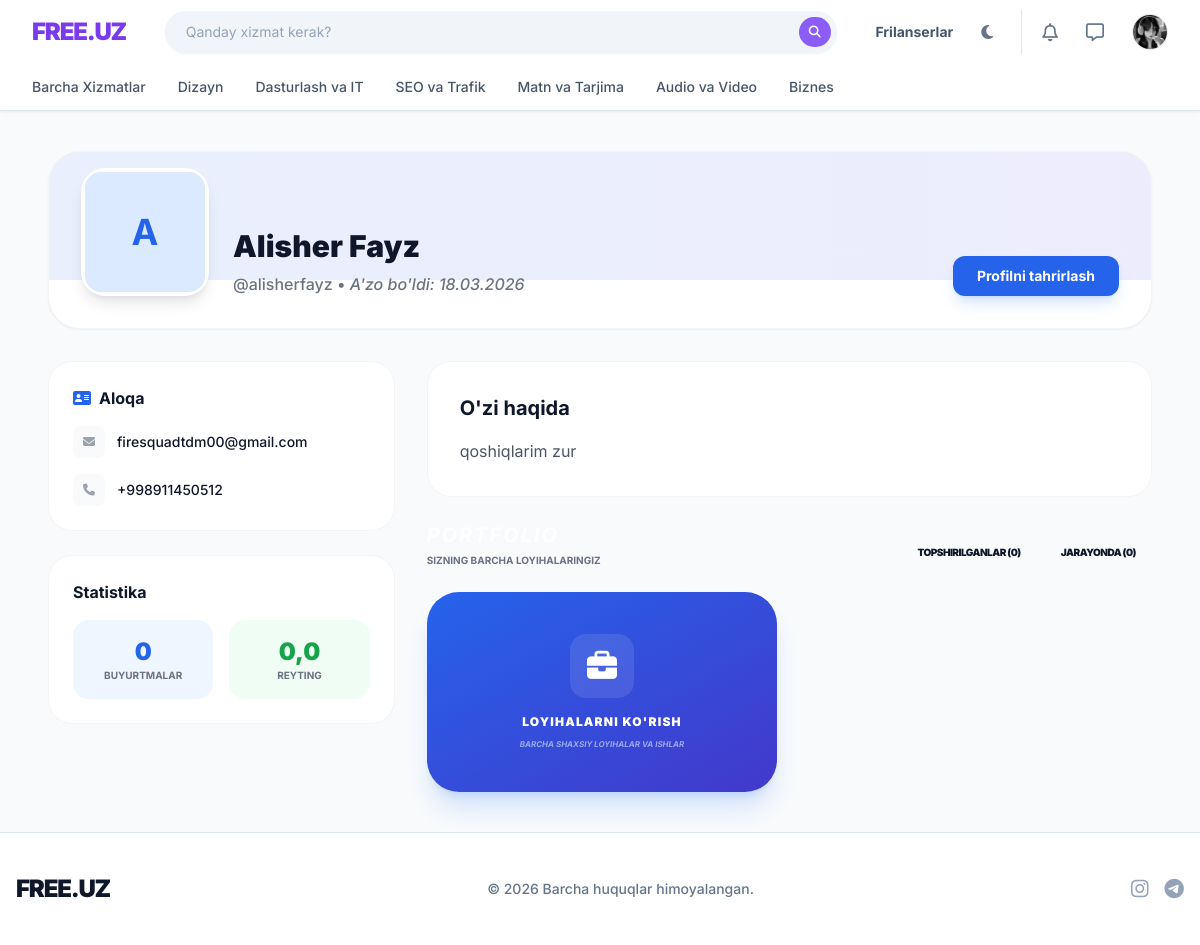
The page /profile/alisherfayz/ (signed in) on the database as committed earlier.
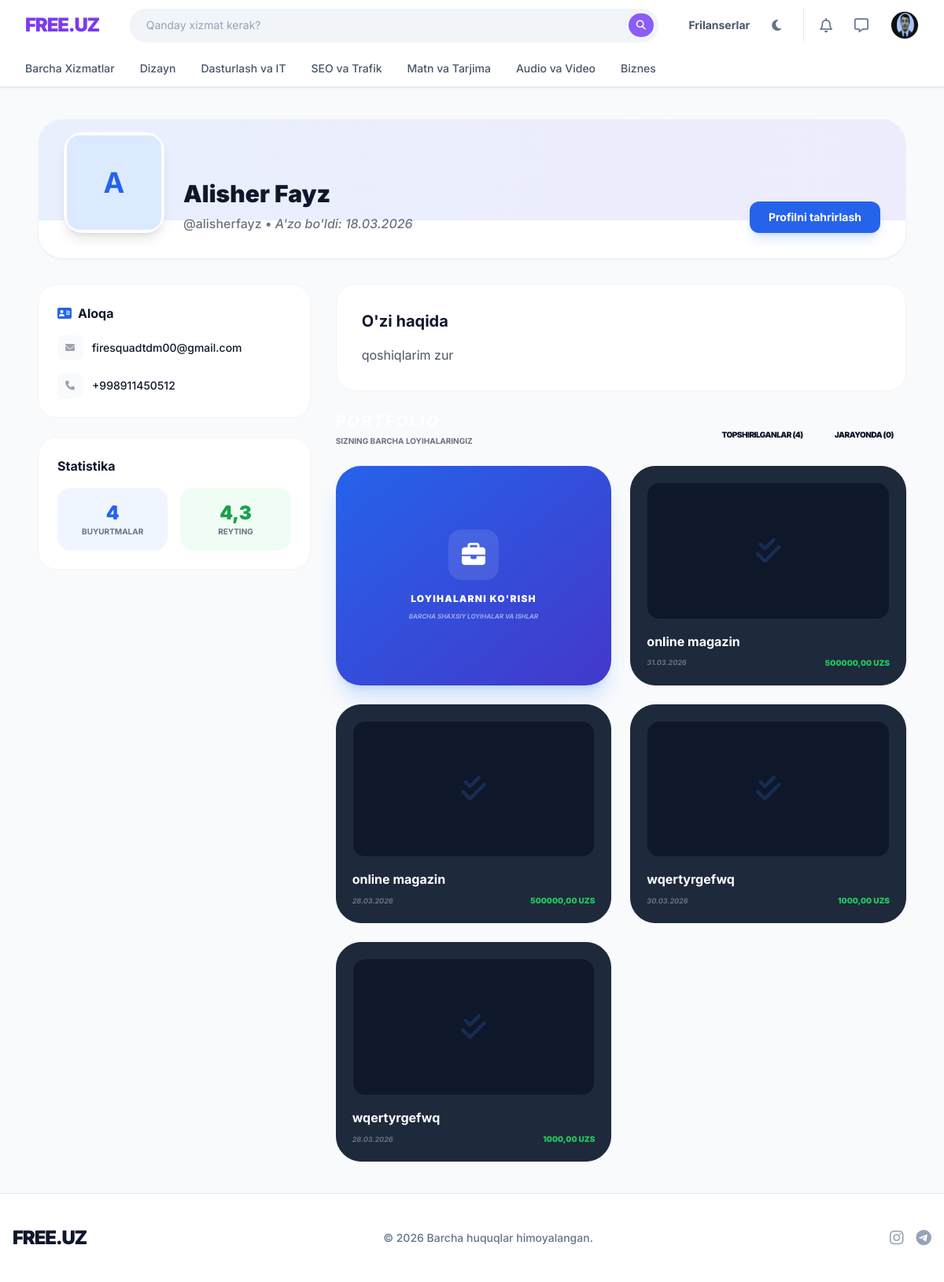
The same page on the database as committed later.
### Client/models.py (models this page shows, shortened)
class User(AbstractUser):
    ROLE_CLIENT    = 'client'
    ROLE_DEVELOPER = 'developer'
    ROLE_ADMIN     = 'admin'
    ROLE_CHOICES   = [
        (ROLE_CLIENT,    'Mijoz'),
        (ROLE_DEVELOPER, 'Dasturchi'),
        (ROLE_ADMIN,     'Admin'),
    ]
    email         = models.EmailField(unique=True, verbose_name='Email')
    role          = models.CharField(max_length=20, choices=ROLE_CHOICES, default=ROLE_CLIENT)
    avatar        = models.ImageField(upload_to='avatars/', blank=True, null=True)
    phone         = models.CharField(max_length=20, blank=True, null=True)
    company       = models.CharField(max_length=200, blank=True, null=True)
    bio           = models.TextField(max_length=1000, blank=True, null=True)
    portfolio_url = models.URLField(blank=True, null=True)
    skills        = models.JSONField(default=list, blank=True, null=True)
    contact_public = models.BooleanField(default=True)
    is_verified   = models.BooleanField(default=False)
    is_blocked    = models.BooleanField(default=False)
    block_reason  = models.TextField(blank=True, null=True)
    created_at    = models.DateTimeField(auto_now_add=True)
    updated_at    = models.DateTimeField(auto_now=True)
    USERNAME_FIELD  = 'email'
    REQUIRED_FIELDS = ['username', 'first_name', 'last_name']
    class Meta:
        verbose_name = 'Foydalanuvchi'
        verbose_name_plural = 'Foydalanuvchilar'
    @property
    def is_developer(self): return self.role == self.ROLE_DEVELOPER

class Order(models.Model):
    STATUS_PENDING   = 'pending'
    STATUS_ACTIVE    = 'active'
    STATUS_DELIVERED = 'delivered'
    STATUS_COMPLETED = 'completed'
    STATUS_REVISION  = 'revision'
    STATUS_DISPUTE   = 'dispute'
    STATUS_CANCELLED = 'cancelled'
    STATUS_REFUNDED  = 'refunded'
    STATUS_CHOICES = [
        (STATUS_PENDING,   'Kutilmoqda'),
        (STATUS_ACTIVE,    'Faol'),
        (STATUS_DELIVERED, 'Topshirildi'),
        (STATUS_COMPLETED, 'Tugallandi'),
        (STATUS_REVISION,  'Tuzatish'),
        (STATUS_DISPUTE,   'Nizoli'),
        (STATUS_CANCELLED, 'Bekor qilindi'),
        (STATUS_REFUNDED,  'Qaytarildi'),
    ]
    id           = models.UUIDField(primary_key=True, default=uuid.uuid4, editable=False)
    client       = models.ForeignKey(User, on_delete=models.CASCADE, related_name='client_orders')
    developer    = models.ForeignKey(User, on_delete=models.CASCADE, related_name='developer_orders')
    service      = models.ForeignKey(Service, on_delete=models.PROTECT, related_name='orders')
    status       = models.CharField(max_length=20, choices=STATUS_CHOICES, default=STATUS_PENDING)
    requirements = models.TextField(max_length=3000, blank=True, null=True)
    price        = models.DecimalField(max_digits=12, decimal_places=2)
    deadline     = models.DateField(blank=True, null=True)
    accepted_at  = models.DateTimeField(blank=True, null=True)
    delivered_at = models.DateTimeField(blank=True, null=True)
    completed_at = models.DateTimeField(blank=True, null=True)
    cancelled_at = models.DateTimeField(blank=True, null=True)
    cancel_reason  = models.TextField(blank=True, null=True)
    revision_reason = models.TextField(blank=True, null=True)
    dispute_reason  = models.TextField(blank=True, null=True)
    created_at   = models.DateTimeField(auto_now_add=True)
    updated_at   = models.DateTimeField(auto_now=True)
    class Meta:
        verbose_name = 'Buyurtma'
        verbose_name_plural = 'Buyurtmalar'
        ordering = ['-created_at']

class Service(models.Model):
    developer    = models.ForeignKey(User, on_delete=models.CASCADE, related_name='services')
    category     = models.ForeignKey(Category, on_delete=models.SET_NULL, null=True, blank=True, related_name='services')
    title        = models.CharField(max_length=200)
    description  = models.TextField(max_length=3000)
    price        = models.DecimalField(max_digits=12, decimal_places=2, validators=[MinValueValidator(1000)])
    duration_days = models.PositiveIntegerField(default=7)
    is_active    = models.BooleanField(default=True)
    views_count  = models.PositiveIntegerField(default=0)
    orders_count = models.PositiveIntegerField(default=0)
    created_at   = models.DateTimeField(auto_now_add=True)
    updated_at   = models.DateTimeField(auto_now=True)
    class Meta:
        verbose_name = 'Xizmat'
        verbose_name_plural = 'Xizmatlar'
        ordering = ['-created_at']

### Client/views.py (the view)
# urls.py: path('profile/<str:username>/',           views.ProfileDetailView.as_view(),    name='profile_detail'),
class ProfileDetailView(View):
    def get(self, request, username):
        profile = get_object_or_404(User, username=username)
        ctx = {'target_user': profile}
        if profile.is_developer:
            orders = Order.objects.filter(developer=profile)
            ctx['completed_orders'] = orders.filter(status='completed')
            ctx['in_progress_orders'] = orders.filter(status='in_progress')
            ctx['returned_orders'] = orders.filter(status='returned')
            ctx['reviews'] = Review.objects.filter(developer=profile).order_by('-created_at')[:10]
            ctx['avg_rating'] = Review.objects.filter(developer=profile).aggregate(avg=Avg('rating'))['avg']
        return render(request, 'users/profile_detail.html', ctx)

### templates/users/profile_detail.html (shortened to what the changed rows need)
{% extends 'base.html' %}
{% block content %}
<div class="py-10 max-w-6xl mx-auto px-4">
    <div class="bg-white dark:bg-gray-800 rounded-[2rem] p-8 shadow-sm border border-gray-100 dark:border-gray-700 relative overflow-hidden mb-8">
        <div class="relative flex flex-col md:flex-row items-center md:items-end gap-6">
            <div class="w-32 h-32 bg-white dark:bg-gray-700 p-1 rounded-3xl shadow-lg -mt-4">
                <div class="w-full h-full bg-blue-100 dark:bg-gray-600 rounded-2xl flex items-center justify-center text-4xl font-bold text-blue-600">
                    {{ target_user.username|first|upper }}
                </div>
            </div>
            <div class="flex-1 text-center md:text-left">
                <div class="flex flex-wrap items-center justify-center md:justify-start gap-3 mb-2">
                    <h1 class="text-3xl font-black">{{ target_user.get_full_name|default:target_user.username }}</h1>
                </div>
                    <p class="text-gray-500 dark:text-gray-400 font-medium">
                        @{{ target_user.username }} •
                        <span class="italic">A'zo bo'ldi: {{ target_user.date_joined|date:"d.m.Y" }}</span>
                    </p>
                </div>
        </div>
    </div>
    <div class="grid grid-cols-1 lg:grid-cols-3 gap-8">
        <div class="space-y-6">
            <div class="bg-white dark:bg-gray-800 rounded-3xl p-6 border border-gray-100 dark:border-gray-700">
                <div class="space-y-4">
                    <div class="flex items-center gap-3">
                        <div class="w-8 h-8 bg-gray-50 dark:bg-gray-700 rounded-lg flex items-center justify-center text-xs text-gray-400"><i class="fa-solid fa-envelope"></i></div>
                        <span class="text-sm font-medium">{{ target_user.email }}</span>
                    </div>
                    <div class="flex items-center gap-3">
                        <div class="w-8 h-8 bg-gray-50 dark:bg-gray-700 rounded-lg flex items-center justify-center text-xs text-gray-400"><i class="fa-solid fa-phone"></i></div>
                        <span class="text-sm font-medium">{{ target_user.phone|default:"+998 -- --- -- --" }}</span>
                    </div>
                </div>
            </div>
            {% if target_user.is_developer %}
            <div class="bg-white dark:bg-gray-800 rounded-3xl p-6 border border-gray-100 dark:border-gray-700">
                <h3 class="font-bold mb-4">Statistika</h3>
                <div class="grid grid-cols-2 gap-4">
                    <div class="p-4 bg-blue-50 dark:bg-blue-900/10 rounded-2xl text-center">
                        <p class="text-2xl font-black text-blue-600">{{ completed_orders.count|default:"0" }}</p>
                        <p class="text-[10px] text-gray-500 uppercase font-bold">Buyurtmalar</p>
                    </div>
                    <div class="p-4 bg-green-50 dark:bg-green-900/10 rounded-2xl text-center">
                        <p class="text-2xl font-black text-green-600">{{ avg_rating|default:0|floatformat:1 }}</p>
                        <p class="text-[10px] text-gray-500 uppercase font-bold">Reyting</p>
                    </div>
                </div>
            </div>
            {% endif %}
        </div>
        <div class="lg:col-span-2 space-y-6">
            <div class="bg-white dark:bg-gray-800 rounded-3xl p-8 border border-gray-100 dark:border-gray-700">
                <h3 class="text-xl font-bold mb-4">O'zi haqida</h3>
                <p class="text-gray-600 dark:text-gray-300 leading-relaxed">
                    {{ target_user.bio|default:"Ushbu foydalanuvchi hali o'zi haqida ma'lumot kiritmagan." }}
                </p>
            </div>
            {% if target_user.is_developer %}
            <div x-data="{ tab: 'completed' }" class="space-y-6">
                <div class="flex justify-between items-end mb-2">
                    <div>
                        <div class="flex items-center gap-4">
                            <h3 class="text-xl font-bold uppercase tracking-widest italic text-white">Portfolio</h3>
                        </div>
                        <p class="text-[10px] text-gray-500 font-bold uppercase mt-1">Sizning barcha loyihalaringiz</p>
                    </div>
                    <div class="flex gap-2">
                        <button @click="tab = 'completed'"
                            :class="tab === 'completed' ? 'bg-blue-600 text-white shadow-lg shadow-blue-500/20' : 'bg-gray-800 text-gray-500'"
                            class="px-4 py-2 rounded-xl font-black text-[10px] uppercase tracking-tighter transition-all">
                            Topshirilganlar ({{ completed_orders.count|default:"0" }})
                        </button>
                        <button @click="tab = 'progress'"
                            :class="tab === 'progress' ? 'bg-orange-500 text-white shadow-lg shadow-orange-500/20' : 'bg-gray-800 text-gray-500'"
                            class="px-4 py-2 rounded-xl font-black text-[10px] uppercase tracking-tighter transition-all">
                            Jarayonda ({{ in_progress_orders.count|default:"0" }})
                        </button>
                    </div>
                </div>
                <div x-show="tab === 'completed'" class="grid grid-cols-1 md:grid-cols-2 gap-6">
                    <a href="{% url 'programmer:portfolio_list' %}" class="group relative bg-gradient-to-br from-blue-600 to-indigo-700 rounded-[2rem] p-8 flex flex-col items-center justify-center shadow-xl shadow-blue-500/20 transition-all hover:scale-[1.02] active:scale-95 min-h-[200px]">
                        <div class="w-16 h-16 bg-white/10 rounded-2xl flex items-center justify-center mb-4 group-hover:bg-white/20 transition-all">
                            <i class="fa-solid fa-briefcase text-white text-3xl"></i>
                        </div>
                        <p class="text-white text-xs font-black uppercase tracking-widest">Loyihalarni ko'rish</p>
                        <p class="text-blue-100/60 text-[8px] mt-2 font-bold uppercase italic">Barcha shaxsiy loyihalar va ishlar</p>
                    </a>
                    {% for order in completed_orders %}
                    <div class="group relative bg-[#1e293b] rounded-[2rem] p-5 border border-slate-800 hover:border-blue-500/50 transition-all duration-300">
                        <div class="aspect-video bg-slate-900 rounded-2xl flex items-center justify-center mb-4 overflow-hidden relative border border-slate-800">
                        </div>
                        <h4 class="font-bold text-white group-hover:text-blue-400 transition-colors truncate">{{ order.service.title }}</h4>
                        <div class="flex justify-between items-center mt-2">
                            <span class="text-[9px] text-slate-500 font-bold uppercase italic">{{ order.completed_at|date:"d.m.Y" }}</span>
                            <span class="text-[10px] font-black text-green-500">{{ order.price }} UZS</span>
                        </div>
                    </div>
                    {% endfor %}
                </div>
            </div>
            {% endif %}
        </div>
    </div>
</div>
{% endblock %}

### templates/base.html (shortened to what the changed rows need)
{% load static %}
<!DOCTYPE html>
<html lang="uz" class="light">
<head>
    <script src="https://cdn.tailwindcss.com"></script>
    <link rel="stylesheet" href="https://cdnjs.cloudflare.com/ajax/libs/font-awesome/6.4.0/css/all.min.css">
</head>
<body class="bg-slate-50 dark:bg-darkbg text-slate-900 dark:text-slate-200 transition-colors duration-300 flex flex-col min-h-screen">
    <header class="bg-white dark:bg-darkcard border-b border-slate-200 dark:border-slate-800 sticky top-0 z-50 shadow-sm">
        <div class="max-w-7xl mx-auto px-4 sm:px-6 lg:px-8">
            <div class="flex justify-between h-16 items-center gap-4">
                <div class="flex items-center gap-3 md:gap-5 flex-shrink-0">
                    {% if user.is_authenticated %}
                        <div class="flex items-center gap-3 border-l pl-3 border-slate-200 dark:border-slate-700">
                            <div class="relative group ml-2">
                                <a href="{% url 'client:profile_detail' user.username %}" class="flex items-center gap-2 cursor-pointer">
                                    {% if user.avatar %}
                                        <img src="{{ user.avatar.url }}" class="w-9 h-9 rounded-full object-cover border border-slate-200 dark:border-slate-700">
                                    {% else %}
                                        <div class="w-9 h-9 rounded-full bg-primary-100 dark:bg-primary-900/30 text-primary-600 dark:text-primary-400 flex items-center justify-center font-bold text-sm border border-primary-200 dark:border-primary-800">
                                            {{ user.username|first|upper }}
                                        </div>
                                    {% endif %}
                                </a>
                            </div>
                        </div>
                    {% endif %}
                </div>
            </div>
        </div>
    </header>
    <main class="flex-1 max-w-7xl mx-auto w-full px-4 sm:px-6 lg:px-8">
        {% block content %}{% endblock %}
    </main>
</body>
</html>

Rows that differ between the two databases and show on the page:
changed User "Alisher Fayz": avatar: a different picture
added Order: service "online magazin", completed_at "31.03.2026", price "500000,00"
added Order: service "online magazin", completed_at "28.03.2026", price "500000,00"
added Order: service "wqertyrgefwq", completed_at "30.03.2026", price "1000,00"
added Order: service "wqertyrgefwq", completed_at "28.03.2026", price "1000,00"
Other text that changed with them:
{{ completed_orders.count|default:"0" }}: "0" → "4"
{{ avg_rating|default:0|floatformat:1 }}: "0,0" → "4,3"
